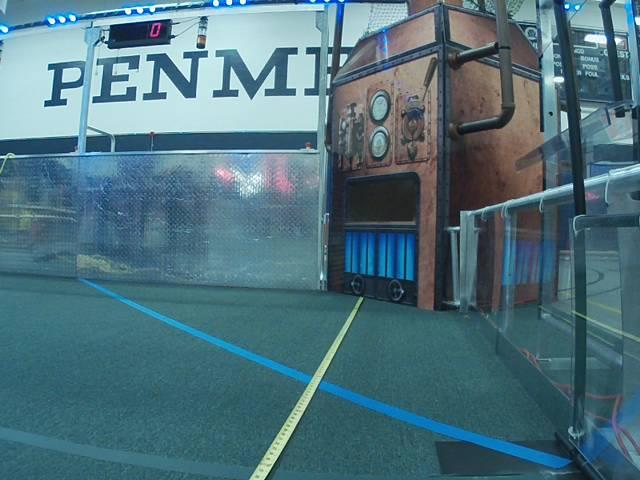
#> input picture Vision/Python/examples/Blue Boiler/1ftH11ftD1Angle50Brightness.jpg, 640 x 480 px
$ python -i grip.py   (imports and definitions only)   (older library calls are emulated)
#> lines starting #> are read from the running program, lines starting #| are printed output that depends on the picture; after the words box and inside, x2 and y2 are one past the last pixel; in counts of white or black regions, pixels touching at a corner belong together
import cv2
import numpy
import math
from enum import Enum

class GripPipeline:
    """
    An OpenCV pipeline generated by GRIP.
    """

    def __init__(self):
        """initializes all values to presets or None if need to be set
        """

        self.__hsv_threshold_hue = [45.762711864406775, 180.0]
        self.__hsv_threshold_saturation = [88.84180790960451, 255.0]
        self.__hsv_threshold_value = [153.6723163841808, 255.0]

        self.hsv_threshold_output = None

        self.__blur_input = self.hsv_threshold_output
        self.__blur_type = BlurType.Box_Blur
        self.__blur_radius = 4.504504504504505

        self.blur_output = None

        self.__find_contours_input = self.blur_output
        self.__find_contours_external_only = False

        self.find_contours_output = None

        self.__filter_contours_contours = self.find_contours_output
        self.__filter_contours_min_area = 49.0
        self.__filter_contours_min_perimeter = 0.0
        self.__filter_contours_min_width = 20.0
        self.__filter_contours_max_width = 1000.0
        self.__filter_contours_min_height = 0.0
        self.__filter_contours_max_height = 1000.0
        self.__filter_contours_solidity = [11.690647482014388, 100.0]
        self.__filter_contours_max_vertices = 1000000.0
        self.__filter_contours_min_vertices = 0.0
        self.__filter_contours_min_ratio = 0.0
        self.__filter_contours_max_ratio = 1000.0

        self.filter_contours_output = None


    def process(self, source0):
        """
        Runs the pipeline and sets all outputs to new values.
        """
        # Step HSV_Threshold0:
        self.__hsv_threshold_input = source0
        (self.hsv_threshold_output) = self.__hsv_threshold(self.__hsv_threshold_input, self.__hsv_threshold_hue, self.__hsv_threshold_saturation, self.__hsv_threshold_value)

        # Step Blur0:
        self.__blur_input = self.hsv_threshold_output
        (self.blur_output) = self.__blur(self.__blur_input, self.__blur_type, self.__blur_radius)

        # Step Find_Contours0:
        self.__find_contours_input = self.blur_output
        (self.find_contours_output) = self.__find_contours(self.__find_contours_input, self.__find_contours_external_only)

        # Step Filter_Contours0:
        self.__filter_contours_contours = self.find_contours_output
        (self.filter_contours_output) = self.__filter_contours(self.__filter_contours_contours, self.__filter_contours_min_area, self.__filter_contours_min_perimeter, self.__filter_contours_min_width, self.__filter_contours_max_width, self.__filter_contours_min_height, self.__filter_contours_max_height, self.__filter_contours_solidity, self.__filter_contours_max_vertices, self.__filter_contours_min_vertices, self.__filter_contours_min_ratio, self.__filter_contours_max_ratio)


    @staticmethod
    def __hsv_threshold(input, hue, sat, val):
        """Segment an image based on hue, saturation, and value ranges.
        Args:
            input: A BGR numpy.ndarray.
            hue: A list of two numbers the are the min and max hue.
            sat: A list of two numbers the are the min and max saturation.
            lum: A list of two numbers the are the min and max value.
        Returns:
            A black and white numpy.ndarray.
        """
        out = cv2.cvtColor(input, cv2.COLOR_BGR2HSV)
        return cv2.inRange(out, (hue[0], sat[0], val[0]),  (hue[1], sat[1], val[1]))

    @staticmethod
    def __blur(src, type, radius):
        """Softens an image using one of several filters.
        Args:
            src: The source mat (numpy.ndarray).
            type: The blurType to perform represented as an int.
            radius: The radius for the blur as a float.
        Returns:
            A numpy.ndarray that has been blurred.
        """
        if(type is BlurType.Box_Blur):
            ksize = int(2 * round(radius) + 1)
            return cv2.blur(src, (ksize, ksize))
        elif(type is BlurType.Gaussian_Blur):
            ksize = int(6 * round(radius) + 1)
            return cv2.GaussianBlur(src, (ksize, ksize), round(radius))
        elif(type is BlurType.Median_Filter):
            ksize = int(2 * round(radius) + 1)
            return cv2.medianBlur(src, ksize)
        else:
            return cv2.bilateralFilter(src, -1, round(radius), round(radius))

    @staticmethod
    def __find_contours(input, external_only):
        """Sets the values of pixels in a binary image to their distance to the nearest black pixel.
        Args:
            input: A numpy.ndarray.
            external_only: A boolean. If true only external contours are found.
        Return:
            A list of numpy.ndarray where each one represents a contour.
        """
        if(external_only):
            mode = cv2.RETR_EXTERNAL
        else:
            mode = cv2.RETR_LIST
        method = cv2.CHAIN_APPROX_SIMPLE
        im2, contours, hierarchy =cv2.findContours(input, mode=mode, method=method)
        return contours

    @staticmethod
    def __filter_contours(input_contours, min_area, min_perimeter, min_width, max_width,
                        min_height, max_height, solidity, max_vertex_count, min_vertex_count,
                        min_ratio, max_ratio):
        """Filters out contours that do not meet certain criteria.
        Args:
            input_contours: Contours as a list of numpy.ndarray.
            min_area: The minimum area of a contour that will be kept.
            min_perimeter: The minimum perimeter of a contour that will be kept.
            min_width: Minimum width of a contour.
            max_width: MaxWidth maximum width.
            min_height: Minimum height.
            max_height: Maximimum height.
            solidity: The minimum and maximum solidity of a contour.
            min_vertex_count: Minimum vertex Count of the contours.
            max_vertex_count: Maximum vertex Count.
            min_ratio: Minimum ratio of width to height.
            max_ratio: Maximum ratio of width to height.
        Returns:
            Contours as a list of numpy.ndarray.
        """
        output = []
        for contour in input_contours:
            x,y,w,h = cv2.boundingRect(contour)
            if (w < min_width or w > max_width):
                continue
            if (h < min_height or h > max_height):
                continue
            area = cv2.contourArea(contour)
            if (area < min_area):
                continue
            if (cv2.arcLength(contour, True) < min_perimeter):
                continue
            hull = cv2.convexHull(contour)
            solid = 100 * area / cv2.contourArea(hull)
            if (solid < solidity[0] or solid > solidity[1]):
                continue
            if (len(contour) < min_vertex_count or len(contour) > max_vertex_count):
                continue
            ratio = (float)(w) / h
            if (ratio < min_ratio or ratio > max_ratio):
                continue
            output.append(contour)
        return output


BlurType = Enum('BlurType', 'Box_Blur Gaussian_Blur Median_Filter Bilateral_Filter')

>>> import cv2
>>> picture = cv2.imread('examples/Blue Boiler/1ftH11ftD1Angle50Brightness.jpg')
#> picture is the input picture: shape (480, 640, 3); mean B, G, R 125.1, 113.7, 78.9
>>> result = GripPipeline().process(picture)
#> in __hsv_threshold, `out = cv2.cvtColor(input, cv2.COLOR_BGR2HSV)`: out: shape (480, 640, 3); mean H, S, V 92.7, 105.3, 127
#> in __hsv_threshold, `return cv2.inRange(out, (hue[0], sat[0], val[0]),  (hue[1], sat[1], va..`:
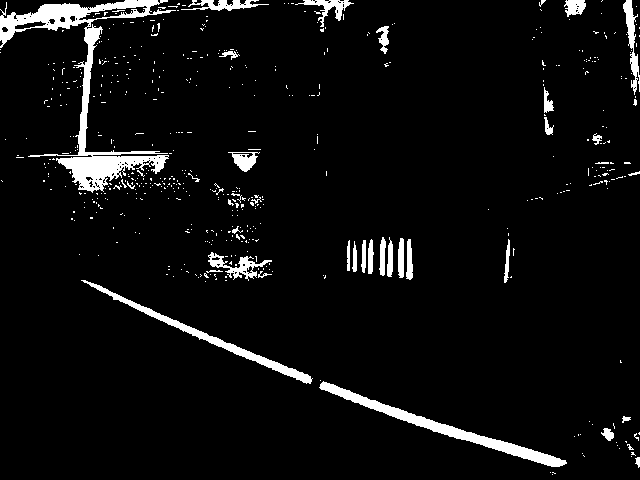
#> returned value: shape (480, 640); 5.3% white; 543 white regions (506 under 20 px), largest, box (x1, y1, x2, y2) and area: (0, 0, 176, 193) 5729, (319, 381, 567, 467) 2443, (81, 280, 313, 384) 1639

$ run again, on Vision/Python/examples/Blue Boiler/1ftH11ftD2Angle50Brightness.jpg
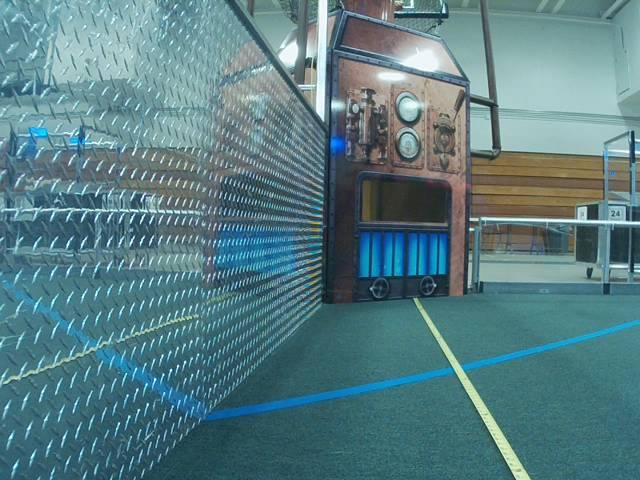
#> input picture Vision/Python/examples/Blue Boiler/1ftH11ftD2Angle50Brightness.jpg, 640 x 480 px
#> picture is the input picture: shape (480, 640, 3); mean B, G, R 131.2, 125, 88.2
#> out: shape (480, 640, 3); mean H, S, V 89.4, 95.7, 134
#> in __hsv_threshold, `return cv2.inRange(out, (hue[0], sat[0], val[0]),  (hue[1], sat[1], va..`:
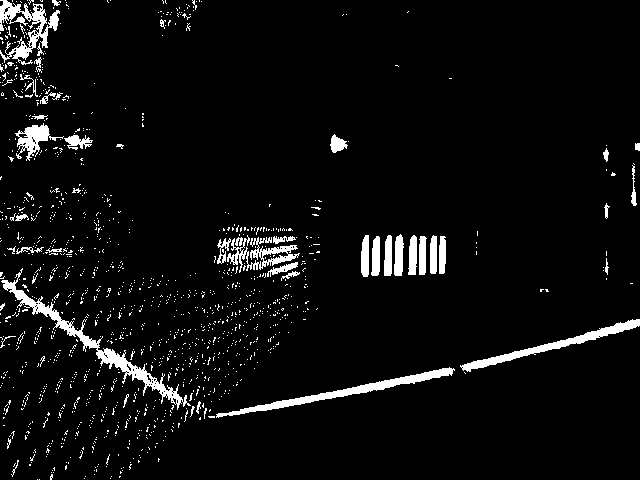
#> returned value: shape (480, 640); 5.1% white; 1306 white regions (1258 under 20 px), largest, box (x1, y1, x2, y2) and area: (1, 268, 191, 410) 2189, (216, 367, 455, 418) 1626, (0, 0, 60, 65) 1380

$ run again, on Vision/Python/examples/Blue Boiler/1ftH13ftD2Angle50Brightness.jpg
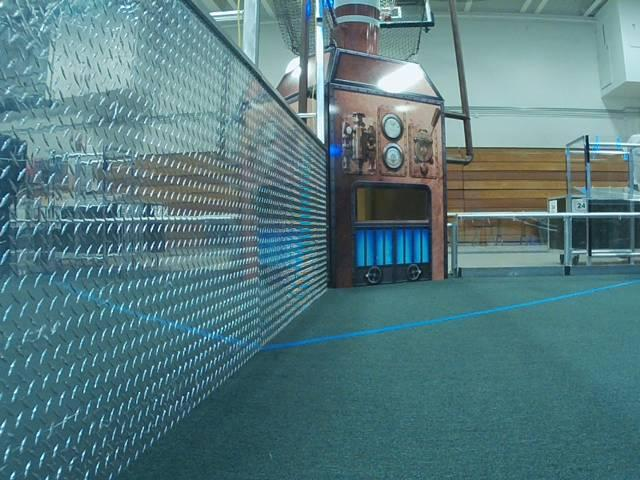
#> input picture Vision/Python/examples/Blue Boiler/1ftH13ftD2Angle50Brightness.jpg, 640 x 480 px
#> picture is the input picture: shape (480, 640, 3); mean B, G, R 127.7, 122.7, 86.6
#> out: shape (480, 640, 3); mean H, S, V 89.1, 94.8, 130.2
#> in __hsv_threshold, `return cv2.inRange(out, (hue[0], sat[0], val[0]),  (hue[1], sat[1], va..`:
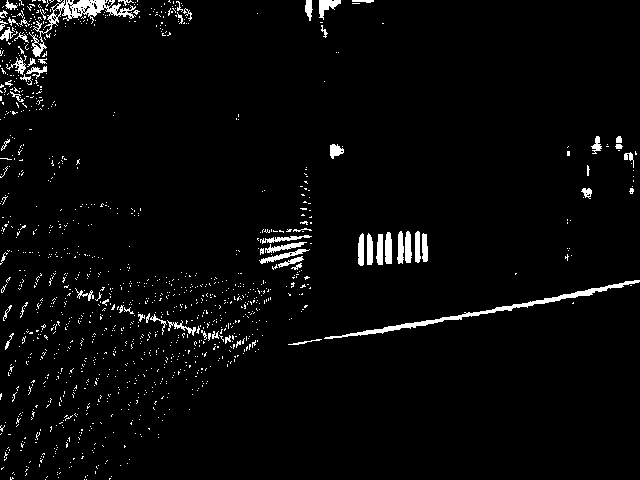
#> returned value: shape (480, 640); 3.2% white; 1237 white regions (1172 under 20 px), largest, box (x1, y1, x2, y2) and area: (324, 280, 640, 339) 1267, (29, 0, 136, 57) 1114, (319, 0, 341, 20) 213

$ run again, on Vision/Python/examples/Blue Boiler/1ftH1ftD0Angle50Brightness.jpg
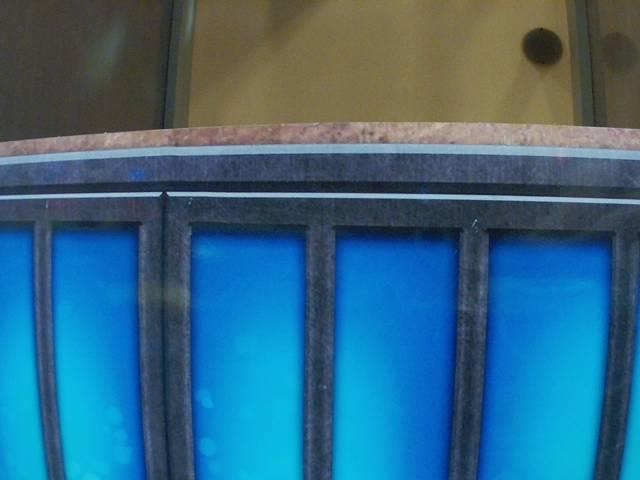
#> input picture Vision/Python/examples/Blue Boiler/1ftH1ftD0Angle50Brightness.jpg, 640 x 480 px
#> picture is the input picture: shape (480, 640, 3); mean B, G, R 131.1, 103.7, 52.9
#> out: shape (480, 640, 3); mean H, S, V 80.4, 152.6, 140.8
#> in __hsv_threshold, `return cv2.inRange(out, (hue[0], sat[0], val[0]),  (hue[1], sat[1], va..`:
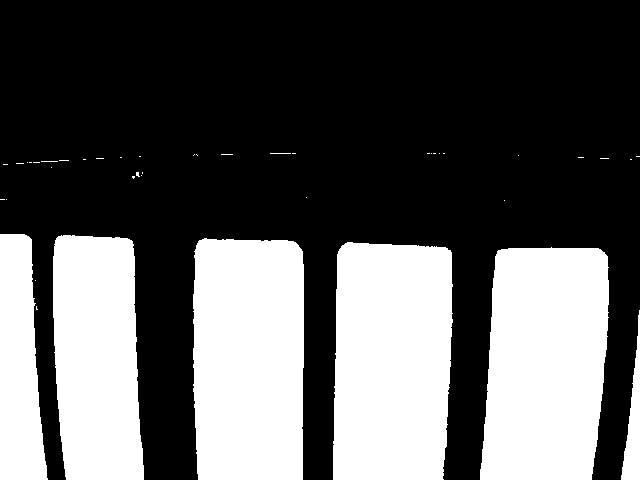
#> returned value: shape (480, 640); 35.8% white; 43 white regions (36 under 20 px), largest, box (x1, y1, x2, y2) and area: (333, 242, 453, 480) 26860, (480, 247, 609, 480) 26622, (193, 238, 304, 480) 26055
